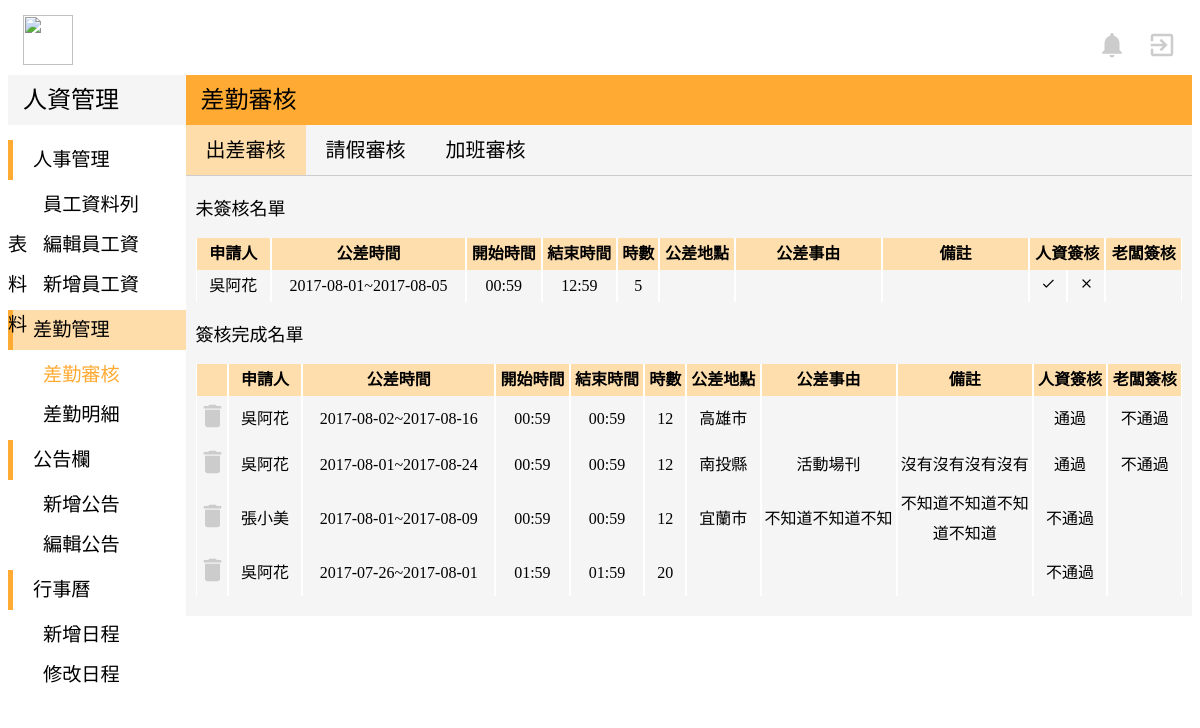
The app's page /admin-Model/admin_bTrip.php (signed in) with its own data.
### tables this page shows
CREATE TABLE `business` (
  `id` int(10) UNSIGNED NOT NULL,
  `b_sn` varchar(15) NOT NULL,
  `b_name` varchar(20) NOT NULL,
  `b_startDate` date NOT NULL,
  `b_endDate` date NOT NULL,
  `b_startTime` time NOT NULL,
  `b_endTime` time NOT NULL,
  `b_totalTime` varchar(20) NOT NULL,
  `b_location` varchar(20) NOT NULL,
  `b_state` varchar(20) NOT NULL,
  `b_comment` varchar(50) DEFAULT NULL,
  `b_month` varchar(20) NOT NULL,
  `b_hrCheck` varchar(20) NOT NULL DEFAULT '簽核中',
  `b_bossCheck` varchar(10) NOT NULL DEFAULT '簽核中',
  `b_applyDate` timestamp NOT NULL DEFAULT CURRENT_TIMESTAMP ON UPDATE CURRENT_TIMESTAMP,
  `b_reason` varchar(300) DEFAULT NULL
);

### admin-Model/admin_bTrip.php (the view, shortened to what this page needs)
<!DOCTYPE html>
<?php
$servername = "localhost";
$username = "root";
$password = "root";
$dbname = "peopleresource";
try {
    $conn = mysqli_connect($servername,$username ,$password,$dbname);
    $sql = "SELECT * FROM business";
    $result = mysqli_query($conn,$sql);
    }
catch(PDOException $e)
    {
    echo $sql . "<br>" . $e->getMessage();
    }
?>
<html>
<head>
	<link rel="stylesheet" href="../view/indexStyle.css">
</head>
<body>
  <div class="top">
			<img class="titleImg" src="http://www.lctech.com.tw/wp-content/uploads/bfi_thumb/%E6%9C%AA%E5%91%BD%E5%90%8D-1-%E6%8B%B7%E8%B2%9D-31w65e1o8bhj94p9q5patm@2x.png" width="50" height="50">
		<a href="../user-Model/user_index.php">
			<i id="topIcon" class="material-icons" >exit_to_app</i>
		</a>
		<a href="#">
			<i id="topIcon" class="material-icons">notifications</i>
		</a>
	</div>
	<div class="down">
		<div class="left">
			<div class="left-top">
				<p class="left-top-title">人資管理</p>
			</div>
			<div class="left-bottom">
				<div style="margin-bottom:5px">
					<div class="left-title">
						<p style="margin:auto 20px">人事管理</p>
					</div>
					<div class="left-list" >
						<a href="admin_employee.php" style="margin:auto 35px">員工資料列表</a>
					</div>
						<div class="left-list">
							<a href="admin_editEmployee.php" style="margin:auto 35px">編輯員工資料</a>
						</div>
						<div class="left-list">
							<a href="admin_addEmployee.php" style="margin:auto 35px">新增員工資料</a>
						</div>
				</div>
				<div style="margin-bottom:5px">
					<div class="left-title"  style="background-color:#FFDDAA">
						<p style="margin:auto 20px">差勤管理</p>
					</div>
					<div class="left-list">
						<p style="margin:auto 35px;color:#FFAA33;font-weight:500">差勤審核</p>
					</div>
					<div class="left-list">
						<a href="admin_mission.php" style="margin:auto 35px">差勤明細</a>
					</div>
				</div>
				<div style="margin-bottom:5px">
					<div class="left-title">
						<p style="margin:auto 20px">公告欄</p>
					</div>
					<div class="left-list">
						<a href="admin_addNews.php" style="margin:auto 35px">新增公告</a>
					</div>
					<div class="left-list">
						<a href="admin_editNews.php" style="margin:auto 35px">編輯公告</a>
					</div>
				</div>
				<div style="margin-bottom:5px">
					<div class="left-title">
						<p style="margin:auto 20px">行事曆</p>
					</div>
					<div class="left-list">
						<a href="#" style="margin:auto 35px">新增日程</a>
					</div>
					<div class="left-list">
						<a href="#" style="margin:auto 35px">修改日程</a>
					</div>
				</div>
			</div>
		</div>
		<div class="right">
			<div class="right-top">
				<p class="right-top-title">差勤審核</p>
			</div>
			<div class="right-bottom">
        <div style="width:100%;height:50px;margin:auto;;border-bottom:solid 1px #CCC;">
          <div style="float:left;background-color:#FFDDAA">
  					<p class="right-title">出差審核</p>
          </div>
          <div style="float:left">
  					<a href="admin_leave.php" class="right-title">請假審核</a>
          </div>
          <div style="float:left">
  					<a href="admin_overtime.php" class="right-title">加班審核</a>
          </div>
  			</div>
        <div style="margin-left:10px;margin-right:10px">
        <p style="font-size:18px;font-family:Microsoft JhengHei">未簽核名單</p>
          <table cellspacing="0">
						<th style="min-width:7.5%;width:7.5%">申請人</th>
						<th style="min-width:20%;width:20%">公差時間</th>
						<th style="min-width:7.5%;width:7.5%">開始時間</th>
						<th style="min-width:7.5%;width:7.5%">結束時間</th>
						<th style="min-width:4%;width:4%">時數</th>
						<th style="min-width:7.5%;width:7.5%">公差地點</th>
						<th style="min-width:15%;width:15%">公差事由</th>
						<th style="min-width:15%;width:15%">備註</th>
						<th colspan="2" style="min-width:8%;width:8%">人資簽核</th>
						<th colspan="2" style="min-width:8%;width:8%">老闆簽核</th>
					<?php
						while($row = mysqli_fetch_array($result)) {
            if(($row["b_hrCheck"]=='簽核中' AND $row["b_bossCheck"]=='簽核中') OR ($row["b_hrCheck"]=='通過'AND $row["b_bossCheck"]=='簽核中')){?>
						<tr>
  						<td><?php echo $row["b_name"]; ?></td>
  						<td><?php echo $row["b_startDate"]; ?>~<?php echo $row["b_endDate"];?></td>
  						<td><?php echo substr($row["b_startTime"],0,-3);?></td>
  						<td><?php echo substr($row["b_endTime"],0,-3);?></td>
  						<td><?php echo $row["b_totalTime"]?></td>
  						<td><?php echo $row["b_location"];?></td>
  						<td><?php echo $row["b_state"];?></td>
  						<td><?php echo $row["b_comment"];?></td>
              <?php if($row["b_hrCheck"]=='簽核中') {?>
              <td>
                <a href="../Controller/approve.php?yesNO=yes&table=btrip&who=hr&id=<?php echo $row["id"];?>">
                <i class="material-icons" style="font-size:15px">check</i></a></td>
              <td>
                <a href="../Controller/bTrip_hrCheck.php?yesNO=no&table=btrip&who=hr&id=<?php echo $row["id"];?>">
                <i class="material-icons" style="font-size:15px">clear</i></a></td>
              <?php }
              else{?>
                <td colspan="2"><?php echo $row["b_hrCheck"]?> </td> <?php  } ?>
              <?php if($row["b_hrCheck"]=='簽核中') {?>
                <td colspan="2"></td> <?php }?>
  					</tr>
					<?php }} ?>
					</table>
        </div>
				<div style="margin-left:10px;margin-right:10px">
          <p style="font-size:18px;font-family:Microsoft JhengHei">簽核完成名單</p>
					<table cellspacing="0">
            <th style="min-width:3%;width:3%"></th>
						<th style="min-width:7.5%;width:7.5%">申請人</th>
						<th style="min-width:20%;width:20%">公差時間</th>
						<th style="min-width:7.5%;width:7.5%">開始時間</th>
						<th style="min-width:7.5%;width:7.5%">結束時間</th>
						<th style="min-width:4%;width:4%">時數</th>
						<th style="min-width:7.5%;width:7.5%">公差地點</th>
						<th style="min-width:14%;width:14%">公差事由</th>
						<th style="min-width:14%;width:14%">備註</th>
						<th style="min-width:7.5%;width:7.5%">人資簽核</th>
						<th style="min-width:7.5%;width:7.5%">老闆簽核</th>
					<?php
            $sql = "SELECT * FROM business";
            $result = mysqli_query($conn,$sql);
						while($row2 = mysqli_fetch_array($result)) {
              if((($row2["b_hrCheck"]=='不通過') AND ( $row2["b_bossCheck"]=='簽核中'))
              || (($row2["b_hrCheck"]!='簽核中') AND ( $row2["b_bossCheck"]!='簽核中'))  ){
          ?>
						<tr>
            <td><a href="../Controller/delete_bTrip.php?id=<?php echo $row2["id"]; ?>">
              <i class="material-icons" style="font-size:30px;color:#CCC;margin-top:4px">delete</i></a></td>
						<td><?php echo $row2["b_name"]; ?></td>
						<td><?php echo $row2["b_startDate"]; ?>~<?php echo $row2["b_endDate"];?></td>
						<td><?php echo substr($row2["b_startTime"],0,-3);?></td>
						<td><?php echo substr($row2["b_endTime"],0,-3);?></td>
						<td><?php echo $row2["b_totalTime"]?></td>
						<td><?php echo $row2["b_location"];?></td>
						<td><?php echo $row2["b_state"];?></td>
						<td><?php echo $row2["b_comment"];?></td>
            <td><?php echo $row2["b_hrCheck"]; ?></td>
            <td><?php echo $row2["b_bossCheck"]; ?></td>
						</tr>
					<?php }} ?>
					</table>
				</div>
			</div>
		</div>
	</div>
</body>
</html>

### view/indexStyle.css (style rules this page uses)
a { text-decoration:none; }
a:link { color: black; }
.top { width:100%; height:60px; background-color:white; margin-top:15px; }
.titleImg { float:left; margin-left:15px; }
#topIcon { margin-top:15px; margin-right:15px; margin-left:5px; float:right; font-size:30px; color:#CCC; }
.down { width:100%; height:auto; background-color:white; margin:auto; }
.left { width:15%; height:auto; background-color:white; margin:auto; float:left; }
.left-top { width:100%; height:50px; background-color:#F5F5F5; margin:auto; }
.left-top-title { line-height:50px; font-family:Microsoft JhengHei; font-size:150%; margin:auto 15px; font-weight: 500; }
.left-bottom { margin-top: 15px; }
.left-title { width:100%; height:40px; text-align:left; font-family:Microsoft JhengHei; border-left:solid 5px #FFAA33; margin-bottom:5px; line-height:40px; font-size:120%; }
.left-list { width:100%; height:40px; text-align:left; font-family:Microsoft JhengHei; font-size:18px; color:#666666; font-size:120%; line-height:40px; font-weight: 300; }
.right { width:85%; height:auto; background-color:#F5F5F5; margin:auto; float:right; padding-bottom: 20px; }
.right-top { width:100%; height:50px; background-color:#FFAA33; margin:auto; }
.right-top-title { line-height:50px; font-family:Microsoft JhengHei; font-size:150%; margin:auto 15px; font-weight: 500; }
.right-title { line-height:50px; margin:auto 20px; font-size:20px; font-family: Microsoft JhengHei; }
table { margin-top:10px; font-family:Microsoft JhengHei; font-size:16px; line-height:30px; table-layout:fixed; word-wrap:break-word; word-break: break-all; }
td,th,tr { font-family:Microsoft JhengHei; font-size:16px; text-align:center; }

### admin-Model/admin_bTrip.php (style rules this page uses)
table { width: 100%; }
th { background-color:#FFDEAD; }
td,tr,th { border-left: solid 1px white; border-right: solid 1px white; }

### records on screen
business: b_name "吳阿花", b_startDate "2017-08-01", b_endDate "2017-08-05", b_startTime "00:59", b_endTime "12:59", b_totalTime "5", b_hrCheck "簽核中" (drawn)
business: b_name "吳阿花", b_startDate "2017-08-02", b_endDate "2017-08-16", b_startTime "00:59", b_endTime "00:59", b_totalTime "12", b_location "高雄市", b_hrCheck "通過", b_bossCheck "不通過"
business: b_name "吳阿花", b_startDate "2017-08-01", b_endDate "2017-08-24", b_startTime "00:59", b_endTime "00:59", b_totalTime "12", b_location "南投縣", b_state "活動場刊", b_comment "沒有沒有沒有沒有", b_hrCheck "通過", b_bossCheck "不通過"
business: b_name "張小美", b_startDate "2017-08-01", b_endDate "2017-08-09", b_startTime "00:59", b_endTime "00:59", b_totalTime "12", b_location "宜蘭市", b_state "不知道不知道不知", b_comment "不知道不知道不知道不知道", b_hrCheck "不通過"
business: b_name "吳阿花", b_startDate "2017-07-26", b_endDate "2017-08-01", b_startTime "01:59", b_endTime "01:59", b_totalTime "20", b_hrCheck "不通過"
